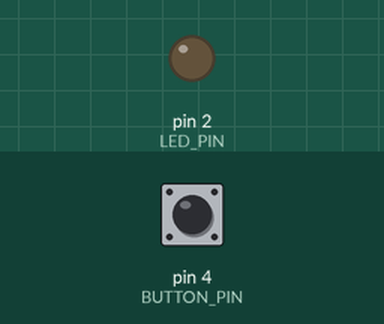
Recording of a sketch running on a simulated Arduino Uno, built with avr-gcc and run on an emulated ATmega328P. Parts: output pins drawn as LEDs (lit = HIGH). The test bench sets the inputs (shaded band); at power-on: pin 4 (BUTTON_PIN) HIGH.

Above: at 1.2 s.
1.3 s: pin 4 (BUTTON_PIN) pulled LOW for 0.15 s
At 1.37 s:
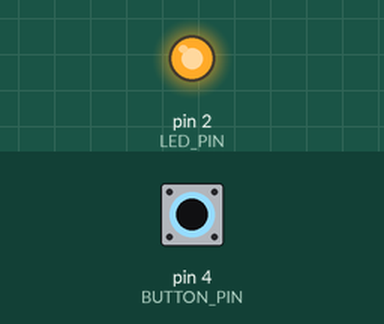
2.9 s: pin 4 (BUTTON_PIN) pulled LOW for 3.2 s
At 6.9 s:
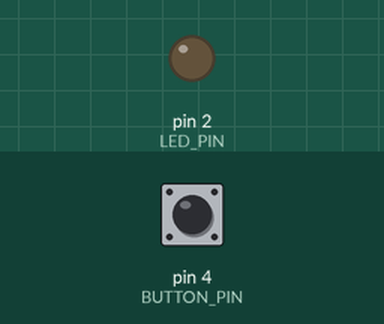
Timing chart, 0 to 8.4 s (numbered marks = the images above; inputs shaded):
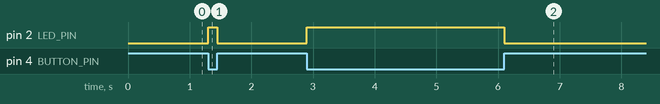

Measured:
- after the input at 1.3 s, pin 2 (LED_PIN): LOW → HIGH at once, → LOW 0.15 s later
- after the input at 2.9 s, pin 2 (LED_PIN): LOW → HIGH at once, → LOW 3.2 s later

The sketch:

L1_Prog_1.ino
```cpp
#define LED_PIN 2    // LED en pin D2
#define BUTTON_PIN 4  // Boton en pin D4

void setup() {
  pinMode(LED_PIN, OUTPUT);      // Configura el pin del LED como salida
  pinMode(BUTTON_PIN, INPUT); // Configura el botón como entrada
}

void loop() {
  int buttonState = digitalRead(BUTTON_PIN); // Lee el estado del botón

  if (buttonState == LOW) { // Si el botón se presiona (LOW debido a la resistencia pull-up externa)
    digitalWrite(LED_PIN, HIGH); // Enciende el LED
  } else {
    digitalWrite(LED_PIN, LOW); // Apaga el LED
  }
}
```
